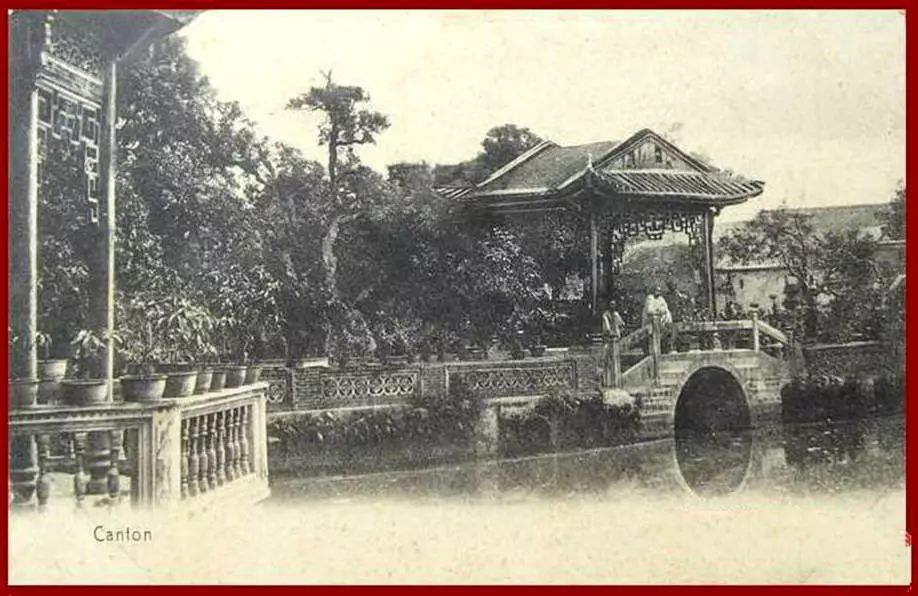
#> input picture images/1.jpg, 918 x 596 px, found by its file name
$ python ImageGradient.py   (older library calls are emulated)
#> lines starting #> are read from the running program, lines starting #| are printed output that depends on the picture
#%% import
import cv2
import numpy as np
from matplotlib import pyplot as plt

#%% all operations
img = cv2.imread('images2/1.jpg',0)
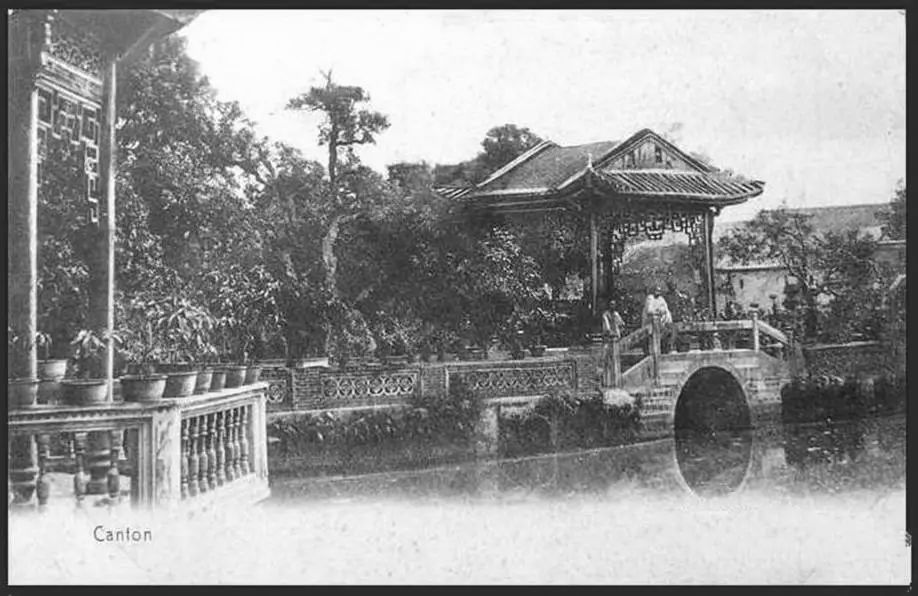
#> img: shape (596, 918); min 9, max 255, mean 149.6
laplacian = cv2.Laplacian(img,cv2.CV_64F)
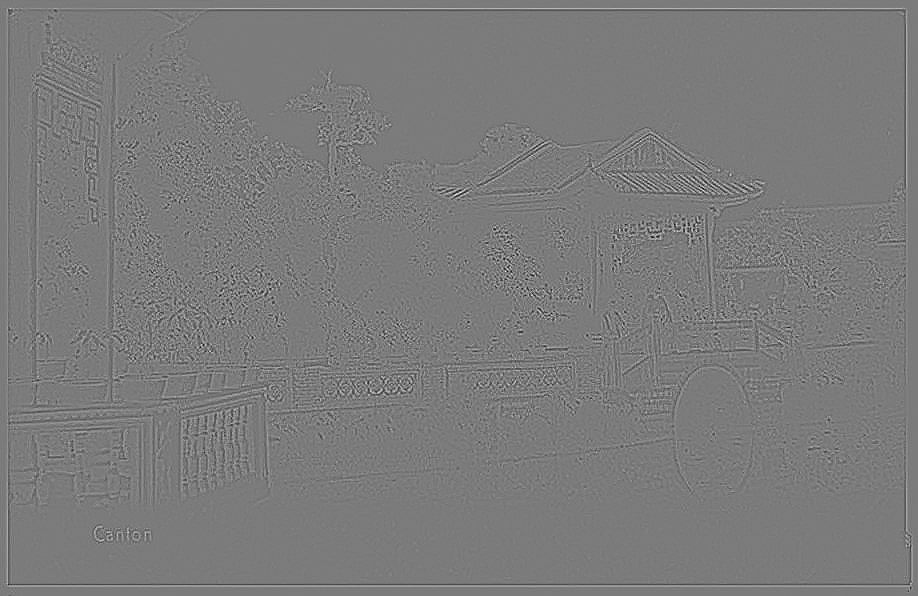
#> laplacian: shape (596, 918) float64; min -266, max 283, mean 0; drawn with min black and max white
sobelx = cv2.Sobel(img,cv2.CV_64F,1,0,ksize=5)
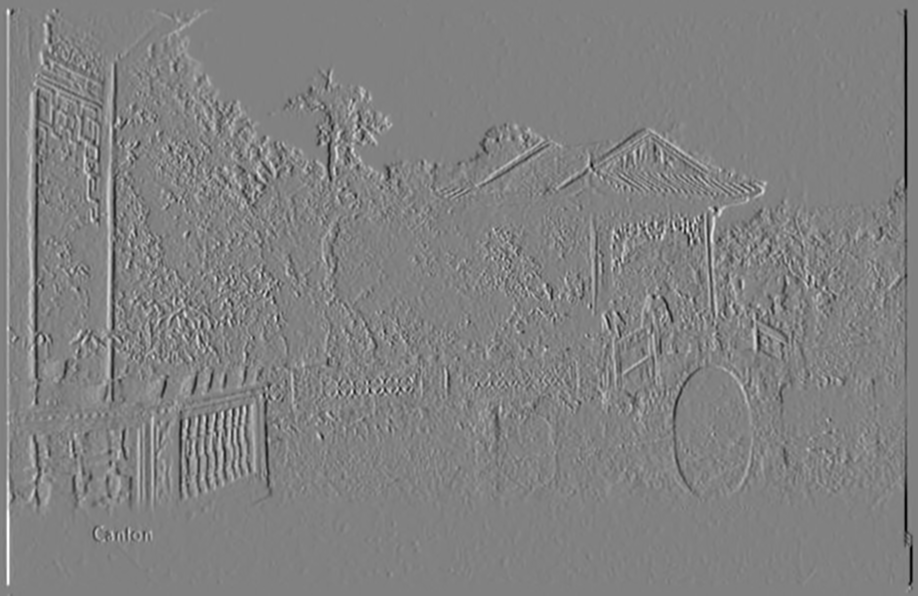
#> sobelx: shape (596, 918) float64; min -9171, max 8890, mean -0.2; drawn with min black and max white
sobely = cv2.Sobel(img,cv2.CV_64F,0,1,ksize=5)
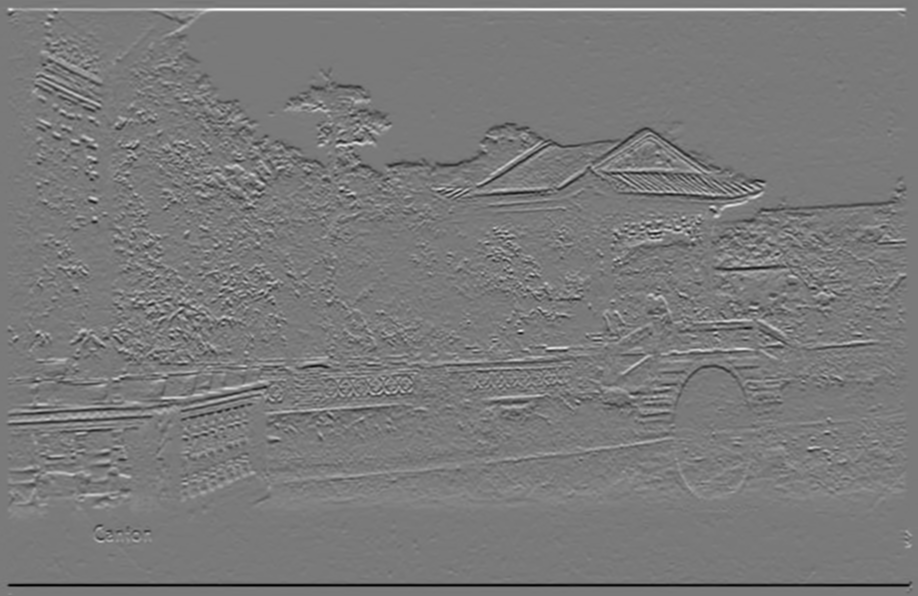
#> sobely: shape (596, 918) float64; min -9476, max 10288, mean -0.2; drawn with min black and max white
plt.subplot(2,2,1),plt.imshow(img,cmap = 'gray')
plt.title('Original'), plt.xticks([]), plt.yticks([])
plt.subplot(2,2,2),plt.imshow(laplacian,cmap = 'gray')
plt.title('Laplacian'), plt.xticks([]), plt.yticks([])
plt.subplot(2,2,3),plt.imshow(sobelx,cmap = 'gray')
plt.title('Sobel X'), plt.xticks([]), plt.yticks([])
plt.subplot(2,2,4),plt.imshow(sobely,cmap = 'gray')
plt.title('Sobel Y'), plt.xticks([]), plt.yticks([])
plt.show()

#%% Important matter
# Black-to-White transition is taken as Positive slope (it has a positive value)
# while White-to-Black transition is taken as a Negative slope (It has negative value).
# So when you convert data to np.uint8, all negative slopes are made zero.
# In simple words, you miss that edge.

# Output dtype = cv2.CV_8U
sobelx8u = cv2.Sobel(img,cv2.CV_8U,1,0,ksize=5)
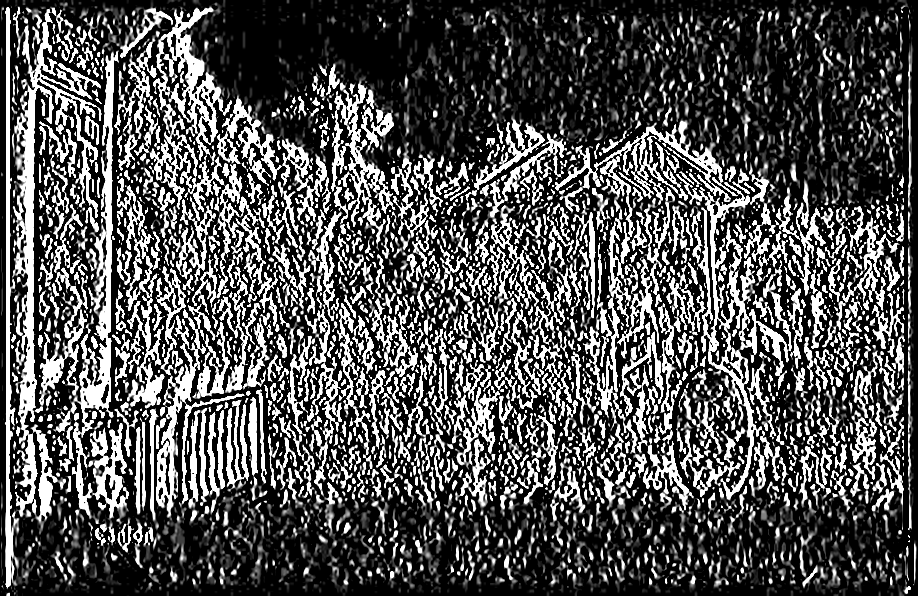
#> sobelx8u: shape (596, 918); min 0, max 255, mean 82.2
# Output dtype = cv2.CV_64F. Then take its absolute and convert to cv2.CV_8U
sobelx64f = cv2.Sobel(img,cv2.CV_64F,1,0,ksize=5)
abs_sobel64f = np.absolute(sobelx64f)
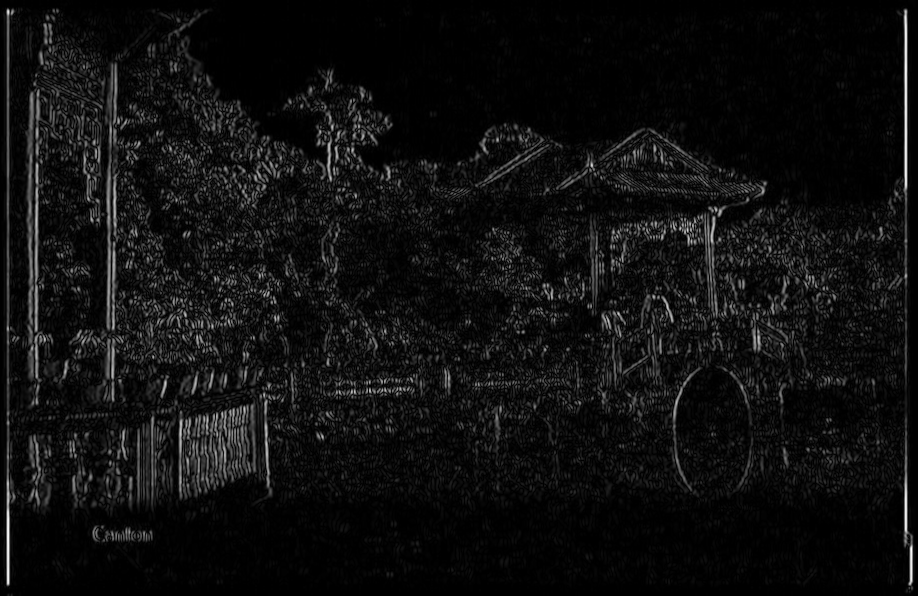
#> abs_sobel64f: shape (596, 918) float64; min 0, max 9171, mean 566.1; drawn with min black and max white
sobel_8u = np.uint8(abs_sobel64f)
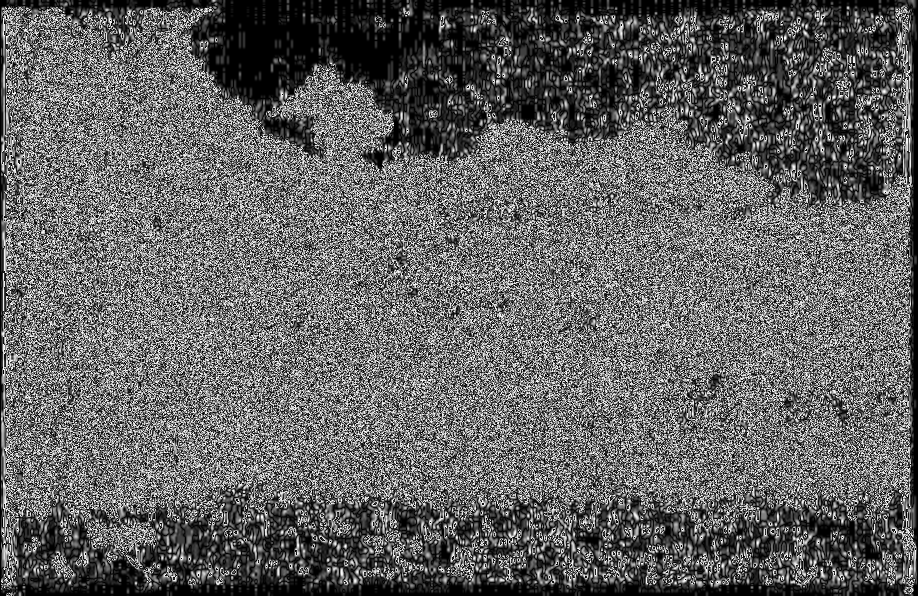
#> sobel_8u: shape (596, 918); min 0, max 255, mean 98.6
plt.subplot(1,3,1),plt.imshow(img,cmap = 'gray')
plt.title('Original'), plt.xticks([]), plt.yticks([])
plt.subplot(1,3,2),plt.imshow(sobelx8u,cmap = 'gray')
plt.title('Sobel CV_8U'), plt.xticks([]), plt.yticks([])
plt.subplot(1,3,3),plt.imshow(sobel_8u,cmap = 'gray')
plt.title('Sobel abs(CV_64F)'), plt.xticks([]), plt.yticks([])
plt.show()

#%%

$ run again, with images/2.jpg copied over images/1.jpg
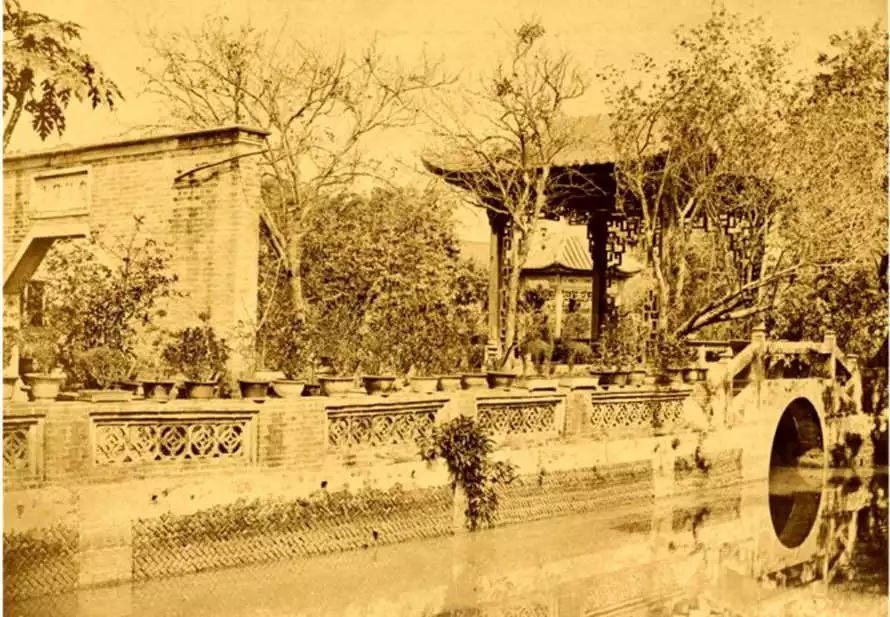
#> input picture images/2.jpg, 890 x 617 px, found by its file name
#> `abs_sobel64f = np.absolute(sobelx64f)`:
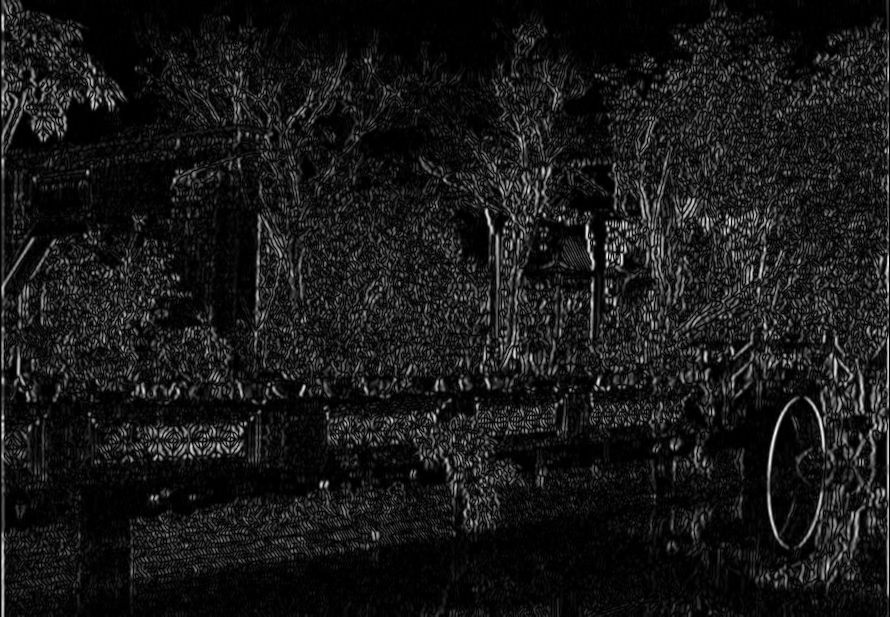
#> abs_sobel64f: shape (617, 890) float64; min 0, max 9006, mean 854.9; drawn with min black and max white
#> `sobel_8u = np.uint8(abs_sobel64f)`:
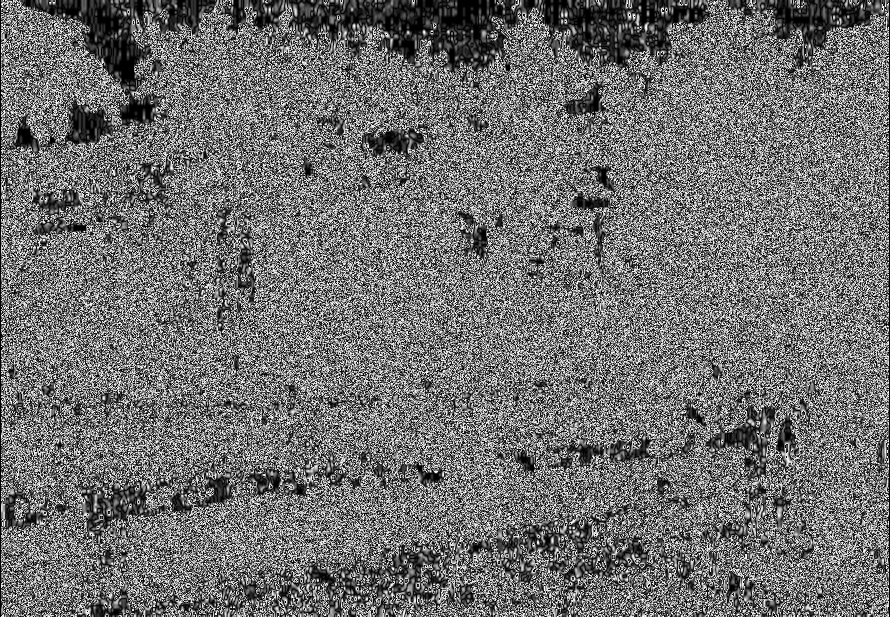
#> sobel_8u: shape (617, 890); min 0, max 255, mean 112.3

$ run again, with images/3.jpg copied over images/1.jpg
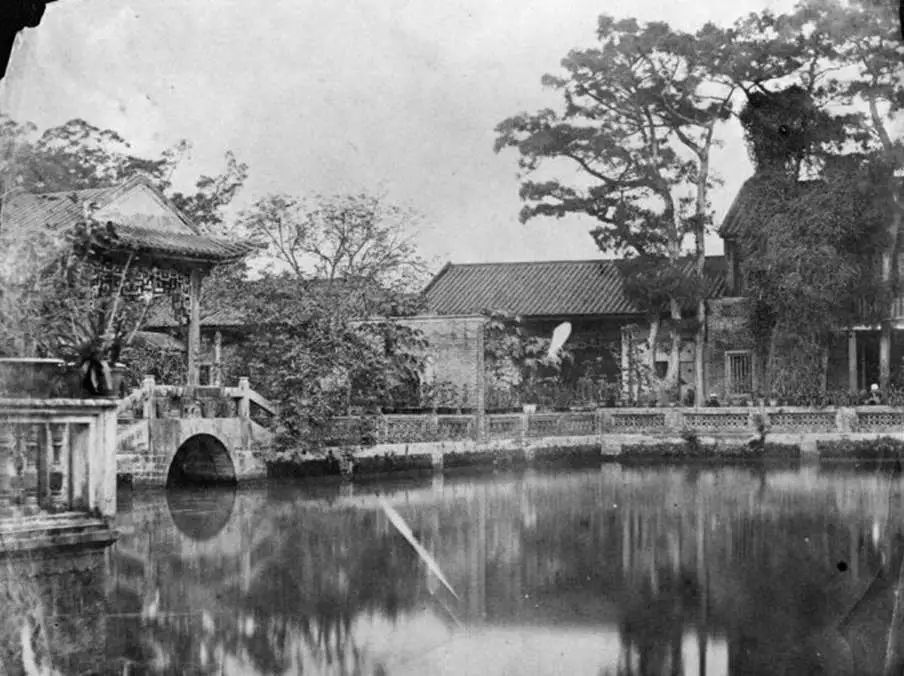
#> input picture images/3.jpg, 904 x 676 px, found by its file name
#> img is the input picture: shape (676, 904); min 0, max 255, mean 129.1
#> `abs_sobel64f = np.absolute(sobelx64f)`:
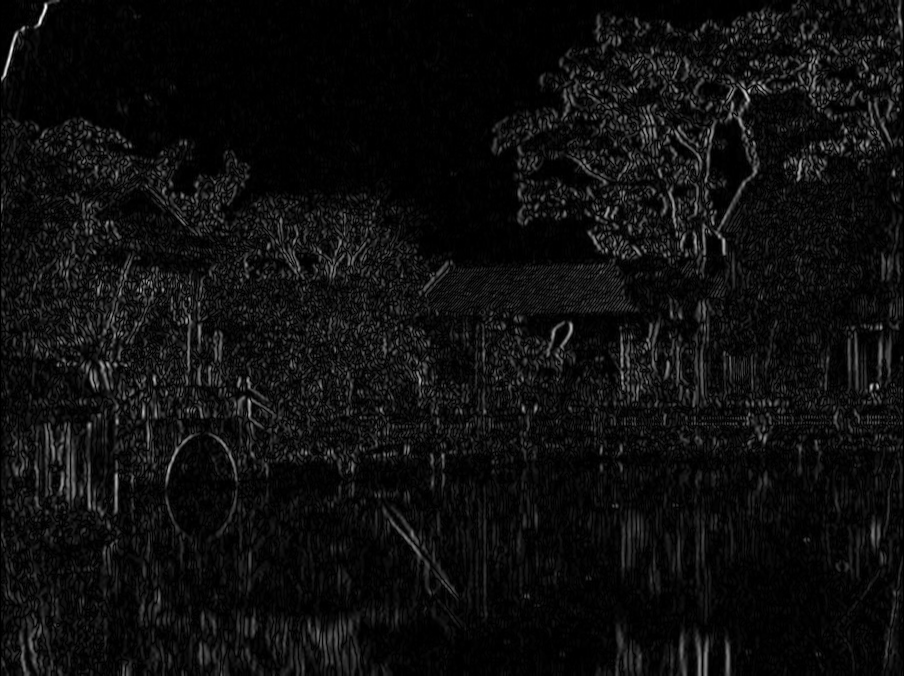
#> abs_sobel64f: shape (676, 904) float64; min 0, max 9809, mean 567.5; drawn with min black and max white
#> `sobel_8u = np.uint8(abs_sobel64f)`:
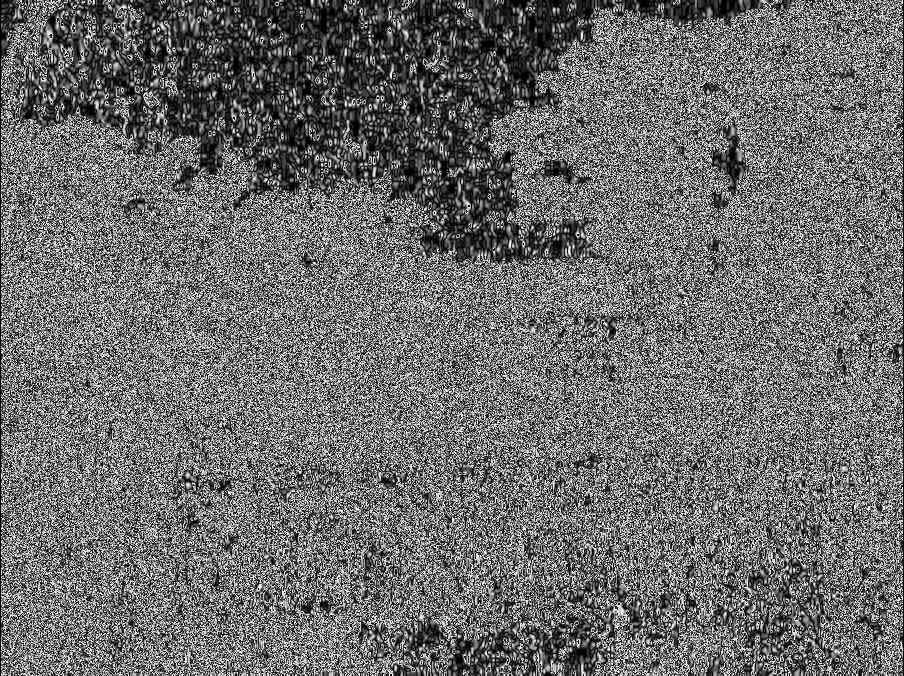
#> sobel_8u: shape (676, 904); min 0, max 255, mean 108.2

$ run again, with images/4.jpg copied over images/1.jpg
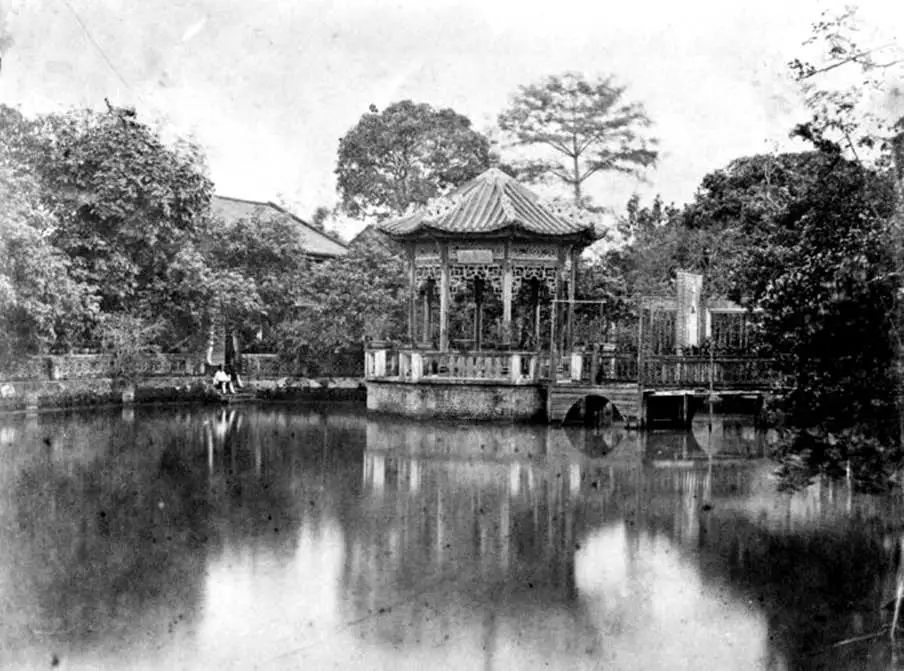
#> input picture images/4.jpg, 904 x 671 px, found by its file name
#> img is the input picture: shape (671, 904); min 0, max 255, mean 136.3
#> `sobel_8u = np.uint8(abs_sobel64f)`:
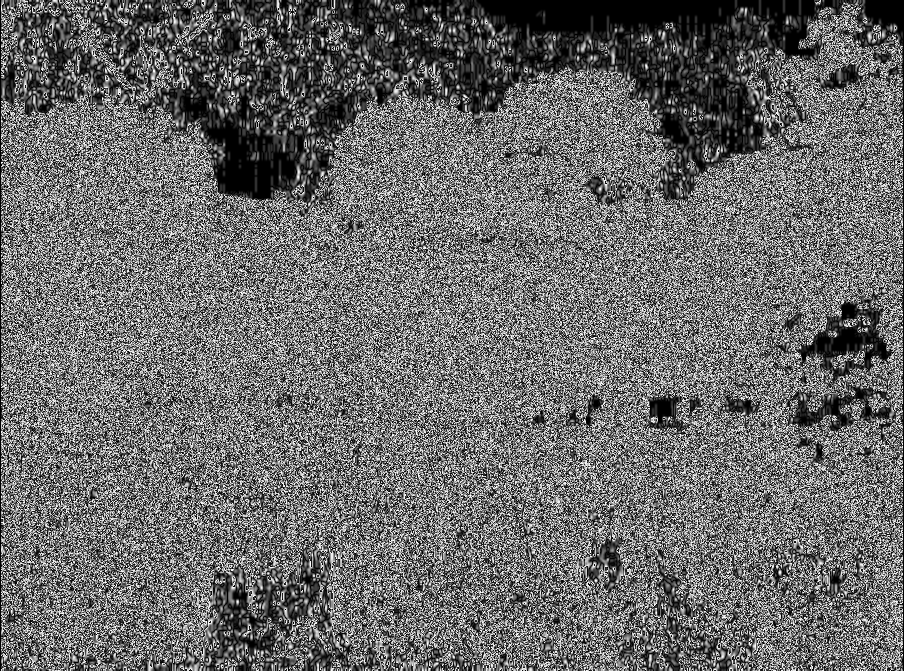
#> sobel_8u: shape (671, 904); min 0, max 255, mean 106.4
